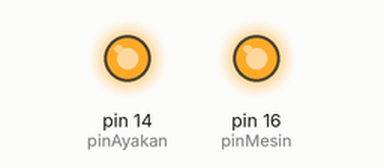
The sketch below on a simulated Arduino Uno, built with avr-gcc and run on an emulated ATmega328P. Parts: output pins drawn as LEDs (lit = HIGH).

Above: at 0.5 s.
At 3.5 s:
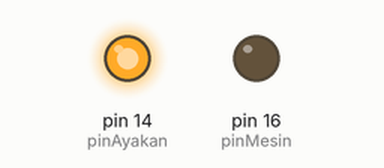
At 9.5 s:
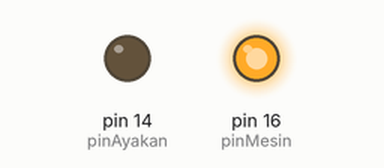
Timing chart, 0 to 15.6 s (numbered marks = the images above):
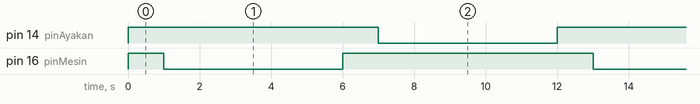

The sketch:

test_relay_semua.ino
```cpp
// Pin definition
const int pinAyakan = 14; /* pin D5 */
const int pinMesin = 16; /* pin D0 */

void setup() {
  pinMode(pinAyakan, OUTPUT);
  pinMode(pinMesin, OUTPUT);

  digitalWrite(pinAyakan, HIGH);
  digitalWrite(pinMesin, HIGH);
}

void loop() {
  delay(1000);
  digitalWrite(pinMesin, LOW);
  delay(5000);
  digitalWrite(pinMesin, HIGH);
  delay(1000);
  digitalWrite(pinAyakan, LOW);
  delay(5000);
  digitalWrite(pinAyakan, HIGH);
}
```

Measured:
- by itself, pin 14 (pinAyakan), pin 16 (pinMesin): alternates HIGH for 7.0 s and LOW for 5.0 s
- by itself, everything shown: repeats every 12.0 s, in 4 steps
